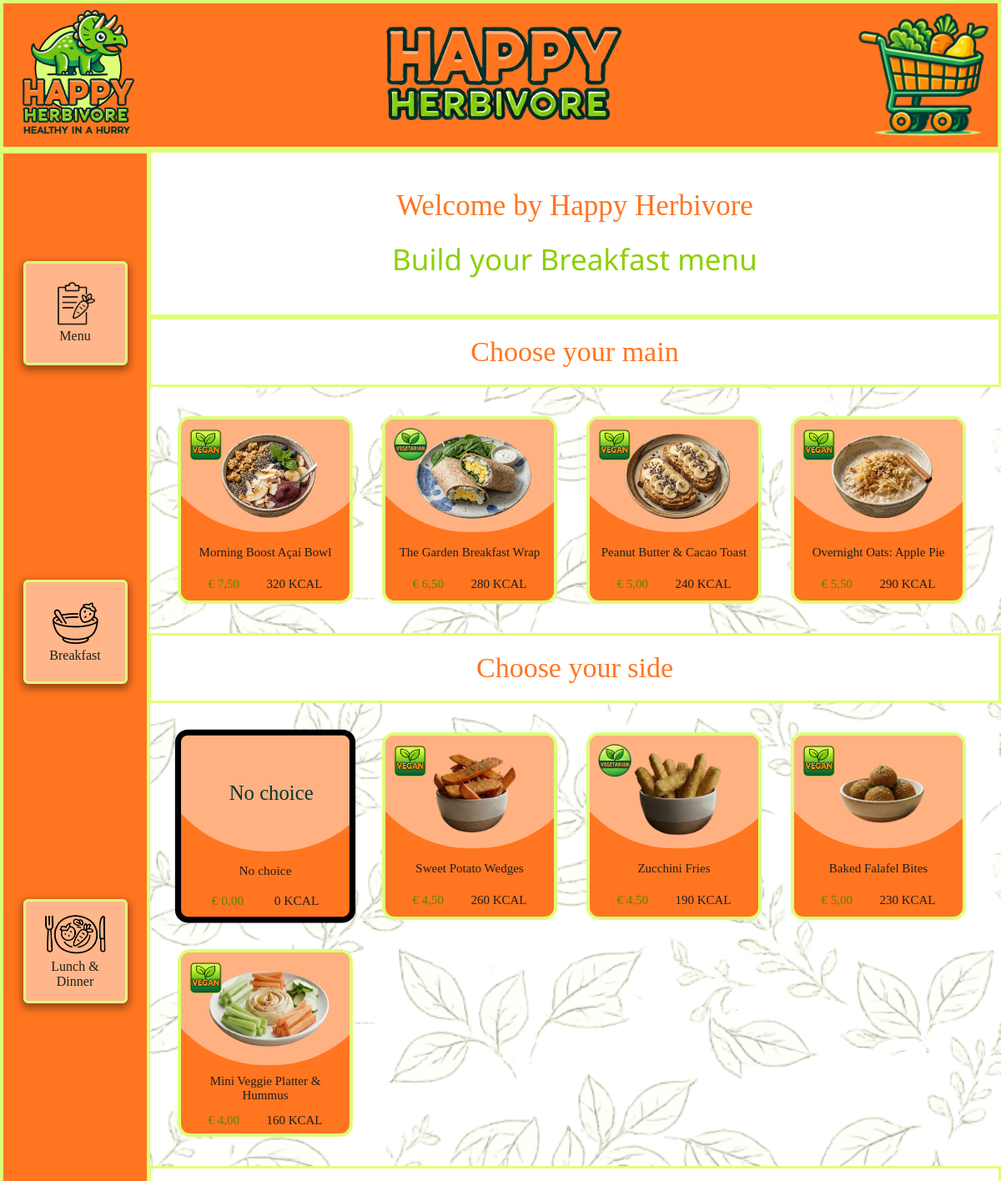
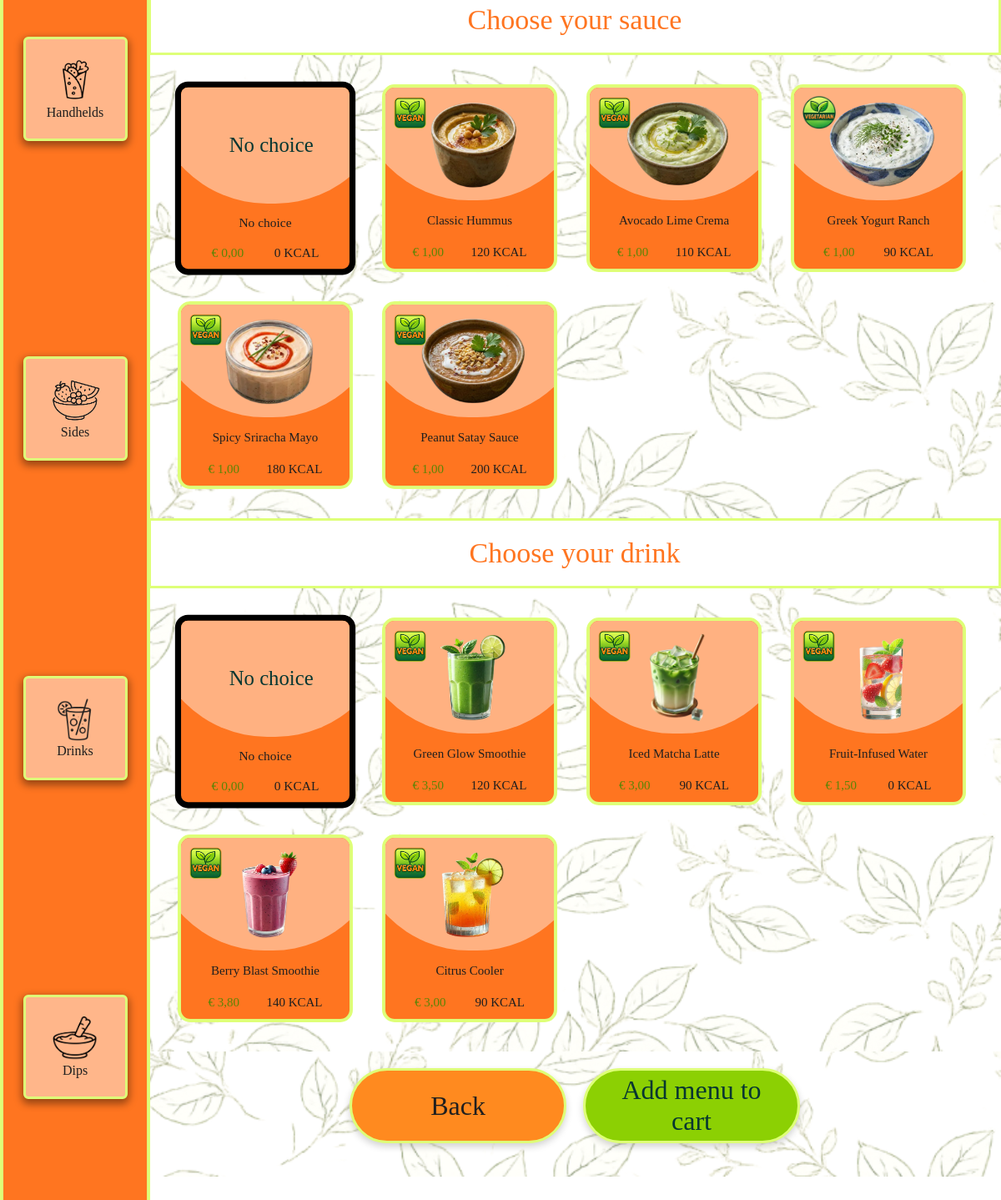
Page /menu-opbouw.php?menu=breakfast on the committed database (2 pictures, top to bottom).
### tables this page shows
CREATE TABLE `products` (
  `product_id` int(11) NOT NULL,
  `category_id` int(11) NOT NULL,
  `image_id` int(11) DEFAULT NULL,
  `NAME` varchar(255) NOT NULL,
  `description` text DEFAULT NULL,
  `price` decimal(10,2) NOT NULL,
  `kcal` int(11) DEFAULT NULL,
  `available` tinyint(1) NOT NULL DEFAULT 1,
  `V-VG` varchar(20) DEFAULT NULL
);

CREATE TABLE `categories` (
  `category_id` int(11) NOT NULL,
  `NAME` varchar(255) NOT NULL,
  `description` text DEFAULT NULL
);

CREATE TABLE `images` (
  `image_id` int(11) NOT NULL,
  `filename` varchar(255) NOT NULL,
  `description` text DEFAULT NULL,
  `filename_transparent` varchar(255) DEFAULT NULL
);

### includes/connection.php (called while the page is built, shortened)
<?php
$categoryFolders = [
    1 => 'Breakfast',
    2 => 'Lunch&Dinner',
    3 => 'Handhelds',
    4 => 'Sides&SmallPlates',
    5 => 'SignatureDips',
    6 => 'Drinks',
];

### menu-opbouw.php (the view, shortened to what this page needs)
<?php
include("includes/header.php");
include("includes/connection.php");
$menu = $_GET['menu'] ?? '';
$mainCategories = [
    'breakfast' => 1,
    'lunchdinner' => 2,
    'handhelds' => 3
];
$sideCategoryId = 4;
$sauceCategoryId = 5;
$drinkCategoryId = 6;
$mainCategoryId = $mainCategories[$menu];
function getProductsByCategory($conn, $categoryId)
{
    $stmt = $conn->prepare("
        SELECT
            p.product_id,
            p.NAME AS product_name,
            p.price,
            p.kcal,
            p.`V-VG` AS food_type,
            p.category_id,
            i.filename_transparent,
            c.NAME AS category_name
        FROM products p
        LEFT JOIN categories c ON p.category_id = c.category_id
        LEFT JOIN images i ON p.image_id = i.image_id
        WHERE p.category_id = :cat
        ORDER BY p.product_id ASC
    ");
    $stmt->bindParam(':cat', $categoryId, PDO::PARAM_INT);
    $stmt->execute();
    return $stmt->fetchAll(PDO::FETCH_ASSOC);
}
function getCategoryFolder($categoryId, $categoryName, $categoryFolders = [])
{
    if (isset($categoryFolders[$categoryId]) && !empty($categoryFolders[$categoryId])) {
        return $categoryFolders[$categoryId];
    }
    return str_replace([' '], [''], trim($categoryName));
}
function getMenuDisplayName($menu)
{
    $names = [
        'breakfast' => 'Breakfast',
        'lunchdinner' => 'Lunch & Dinner',
        'handhelds' => 'Handhelds'
    ];
    return $names[$menu] ?? ucfirst($menu);
}
$mainProducts = getProductsByCategory($conn, $mainCategoryId);
$sideProducts = getProductsByCategory($conn, $sideCategoryId);
$sauceProducts = getProductsByCategory($conn, $sauceCategoryId);
$drinkProducts = getProductsByCategory($conn, $drinkCategoryId);
$mainCategoryName = $mainProducts[0]['category_name'] ?? '';
$sideCategoryName = $sideProducts[0]['category_name'] ?? '';
$mainFolder = getCategoryFolder($mainCategoryId, $mainCategoryName, $categoryFolders ?? []);
$sideFolder = getCategoryFolder($sideCategoryId, $sideCategoryName, $categoryFolders ?? []);
$menuDisplayName = getMenuDisplayName($menu);
function renderOptionGroup($products, $name, $title, $folder, $fmt)
{
?>
    <div class="menu-step-box">
        <p class="menu-step-title"><?php echo htmlspecialchars($title); ?></p>
        <div class="productContainer">
            <label class="menu-option-label">
                <div class="product product-no-choice">
                    <div class="img-box">
                        <div class="geen-keuze-tekst">No choice</div>
                    </div>
                    <div class="tekst-box">
                        <p class="naam-product">No choice</p>
                        <div class="prijs-kcal-box">
                            <p class="prijs">€ 0,00</p>
                            <p class="kcal">0 KCAL</p>
                        </div>
                    </div>
                </div>
            </label>
            <?php foreach ($products as $product): ?>
                <?php
                $foodIcon = '';
                if ($product['food_type'] === 'Vegan') {
                    $foodIcon = 'assets/pagina-deco/icoontjes/vegan.png';
                } elseif ($product['food_type'] === 'Vegetarian') {
                    $foodIcon = 'assets/pagina-deco/icoontjes/vegetarian.png';
                }
                ?>
                <label class="menu-option-label">
                    <div class="product">
                        <div class="img-box">
                            <?php if (!empty($foodIcon)): ?>
                                <img src="<?php echo htmlspecialchars($foodIcon); ?>" class="product-food-icon" alt="<?php echo htmlspecialchars($product['food_type']); ?>">
                            <?php endif; ?>
                            <?php if (!empty($product['filename_transparent'])): ?>
                                <img src="assets/menu/<?php echo htmlspecialchars($folder); ?>/<?php echo htmlspecialchars($product['filename_transparent']); ?>" class="product-img" alt="<?php echo htmlspecialchars($product['product_name']); ?>">
                            <?php endif; ?>
                        </div>
                        <div class="tekst-box">
                            <p class="naam-product"><?php echo htmlspecialchars($product['product_name']); ?></p>
                            <div class="prijs-kcal-box">
                                <p class="prijs"><?php echo $fmt->formatCurrency((float)$product['price'], 'EUR'); ?></p>
                                <p class="kcal"><?php echo (int)$product['kcal']; ?> KCAL</p>
                            </div>
                        </div>
                    </div>
                </label>
            <?php endforeach; ?>
        </div>
    </div>
<?php
}
?>
<body>
    <div id="achtergrond-orders">
        <?php include("includes/topbar-orderscherm.php"); ?>
        <div id="body-box-kies-order">
            <?php include("includes/sidebar-orderscherm.php"); ?>
            <div class="content-kies-orders">
                <div class="titel-box">
                    <p class="welkom-tekst">Welcome by Happy Herbivore</p>
                    <p class="categorie-naam-tekst">Build your <?php echo htmlspecialchars($menuDisplayName); ?> menu</p>
                </div>
                <form method="post" class="menu-builder-form">
                    <div class="menu-step-box">
                        <p class="menu-step-title">Choose your main</p>
                        <div class="productContainer">
                            <?php foreach ($mainProducts as $product): ?>
                                <?php
                                $foodIcon = '';
                                if ($product['food_type'] === 'Vegan') {
                                    $foodIcon = 'assets/pagina-deco/icoontjes/vegan.png';
                                } elseif ($product['food_type'] === 'Vegetarian') {
                                    $foodIcon = 'assets/pagina-deco/icoontjes/vegetarian.png';
                                }
                                ?>
                                <label class="menu-option-label">
                                    <div class="product">
                                        <div class="img-box">
                                            <?php if (!empty($foodIcon)): ?>
                                                <img src="<?php echo htmlspecialchars($foodIcon); ?>" class="product-food-icon" alt="<?php echo htmlspecialchars($product['food_type']); ?>">
                                            <?php endif; ?>
                                            <?php if (!empty($product['filename_transparent'])): ?>
                                                <img src="assets/menu/<?php echo htmlspecialchars($mainFolder); ?>/<?php echo htmlspecialchars($product['filename_transparent']); ?>" class="product-img" alt="<?php echo htmlspecialchars($product['product_name']); ?>">
                                            <?php endif; ?>
                                        </div>
                                        <div class="tekst-box">
                                            <p class="naam-product"><?php echo htmlspecialchars($product['product_name']); ?></p>
                                            <div class="prijs-kcal-box">
                                                <p class="prijs"><?php echo $fmt->formatCurrency((float)$product['price'], 'EUR'); ?></p>
                                                <p class="kcal"><?php echo (int)$product['kcal']; ?> KCAL</p>
                                            </div>
                                        </div>
                                    </div>
                                </label>
                            <?php endforeach; ?>
                        </div>
                    </div>
                    <?php
                    renderOptionGroup($sideProducts, 'side_id', 'Choose your side', $sideFolder, $fmt);
                    ?>
                    <div class="menu-submit-box">
                        <a href="menu-start.php" class="menu-terug-knop">Back</a>
                        <button type="submit" class="menu-verder-knop">Add menu to cart</button>
                    </div>
                </form>
            </div>
        </div>
    </div>
</body>

### rows in the picture
products: category+image (picture), NAME "Morning Boost Açaí Bowl", price "€ 7,50", kcal "320"
products: shows a picture, category+image (picture), NAME "The Garden Breakfast Wrap", price "€ 6,50", kcal "280"
products: category+image (picture), NAME "Peanut Butter & Cacao Toast", price "€ 5,00", kcal "240"
products: category+image (picture), NAME "Overnight Oats: Apple Pie", price "€ 5,50", kcal "290"
products: image.filename_transparent (picture), NAME "Sweet Potato Wedges", price "€ 4,50", kcal "260"
products: image.filename_transparent (picture), NAME "Zucchini Fries", price "€ 4,50", kcal "190"
products: image.filename_transparent (picture), NAME "Baked Falafel Bites", price "€ 5,00", kcal "230"
products: image.filename_transparent (picture), NAME "Mini Veggie Platter & Hummus", price "€ 4,00", kcal "160"
products: image.filename_transparent (picture), NAME "Classic Hummus", price "€ 1,00", kcal "120"
products: image.filename_transparent (picture), NAME "Avocado Lime Crema", price "€ 1,00", kcal "110"
products: image.filename_transparent (picture), NAME "Greek Yogurt Ranch", price "€ 1,00", kcal "90"
products: image.filename_transparent (picture), NAME "Spicy Sriracha Mayo", price "€ 1,00", kcal "180"
products: image.filename_transparent (picture), NAME "Peanut Satay Sauce", price "€ 1,00", kcal "200"
products: category+image (picture), NAME "Green Glow Smoothie", price "€ 3,50", kcal "120"
products: category+image (picture), NAME "Iced Matcha Latte", price "€ 3,00", kcal "90"
products: category+image (picture), NAME "Fruit-Infused Water", price "€ 1,50", kcal "0"
products: category+image (picture), NAME "Berry Blast Smoothie", price "€ 3,80", kcal "140"
products: category+image (picture), NAME "Citrus Cooler", price "€ 3,00", kcal "90"

### other values in the picture
$menuDisplayName "Breakfast"
$title "Choose your side Choose your sauce Choose your drink"
